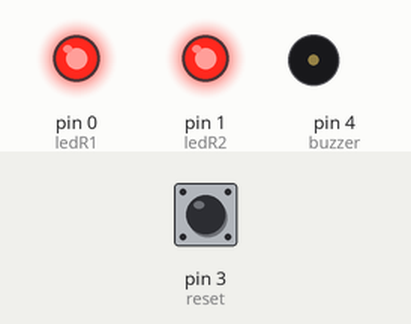
Recording of a sketch running on a simulated Arduino Uno, built with avr-gcc and run on an emulated ATmega328P. Parts: output pins drawn as LEDs (lit = HIGH), buzzer (waves = sounding). Inputs (shaded band) come from the test bench; at power-on: pin 3 (reset) LOW.

Above: at 1.2 s.
1.3 s: pin 3 (reset) pulled HIGH for 0.15 s
At 1.4 s:
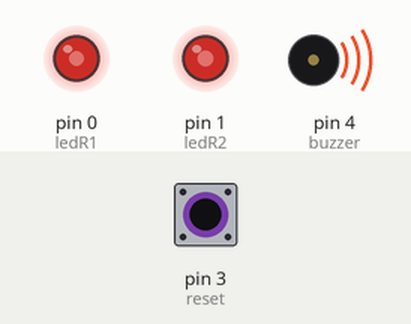
3.0 s: pin 3 (reset) pulled HIGH for 1 s
At 4.7 s:
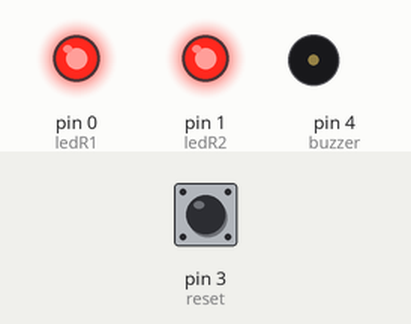
5.5 s: pin 3 (reset) pulled HIGH for 3.2 s
At 5.9 s:
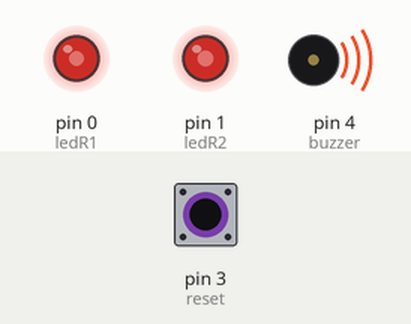
Timing chart, 0 to 10.2 s (numbered marks = the images above; inputs shaded):
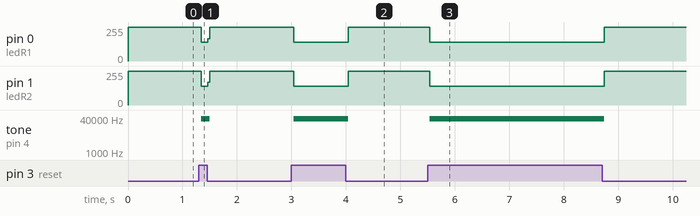

Measured:
- after the input at 1.3 s, pin 0 (ledR1): 255/255 → 139/255 at once, → 255/255 0.12 s later; pin 1 (ledR2): 255/255 → 140/255 at once, → 255/255 0.12 s later; tone on pin 4 (buzzer): silent → 36866 Hz at once, → silent 0.16 s later
- after the input at 3.0 s, pin 0 (ledR1): 255/255 → 139/255 at once, → 255/255 1.0 s later; pin 1 (ledR2): 255/255 → 140/255 at once, → 255/255 1.0 s later; tone on pin 4 (buzzer): silent → 36868 Hz at once, → silent 1.0 s later
- after the input at 5.5 s, pin 0 (ledR1): 255/255 → 139/255 at once, → 255/255 3.2 s later; pin 1 (ledR2): 255/255 → 140/255 at once, → 255/255 3.2 s later; tone on pin 4 (buzzer): silent → 36868 Hz at once, → silent 3.2 s later

The sketch:

ATtiny.ino
```cpp
// C++ code
int ledR1=0,ledR2=1,reset=3,buzzer=4;
void setup()
{
  pinMode(reset,INPUT);
  pinMode(ledR1,OUTPUT);
  pinMode(ledR2,OUTPUT);
  pinMode(buzzer,OUTPUT);

}
void lamp()
{

   digitalWrite(ledR1,1);
  digitalWrite(ledR2,1);
  digitalWrite(buzzer,1);
}
void resetSys()
{
   digitalWrite(ledR1,0);
  	digitalWrite(ledR2,0);
    digitalWrite(buzzer,0);

}
void loop()
{
    lamp();
  if(digitalRead(reset))
    resetSys();

}
```
